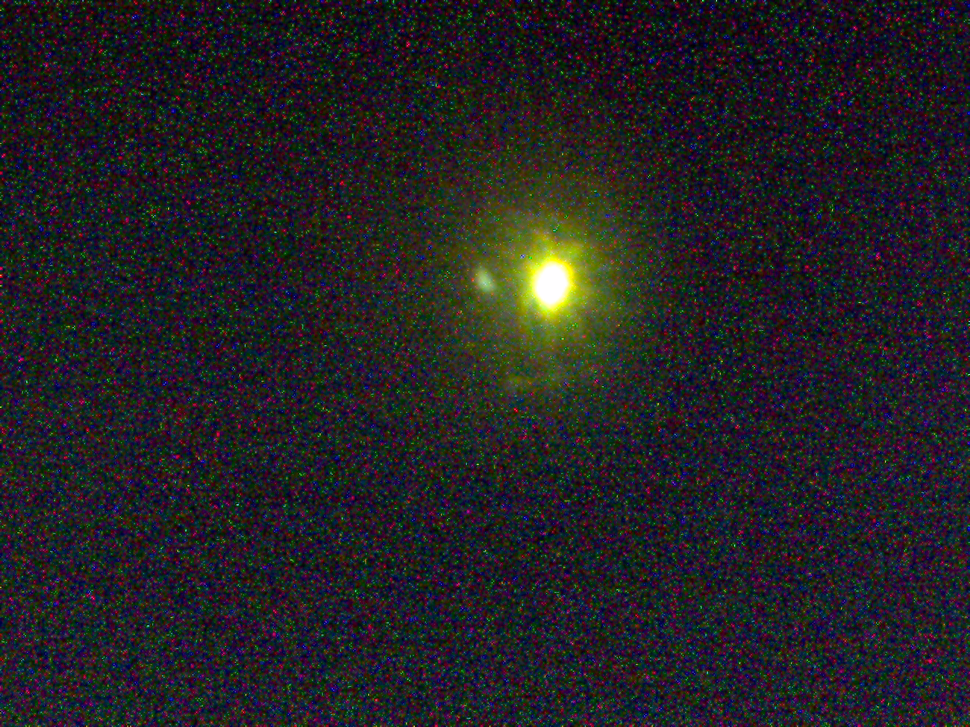
#> input picture testing/pointlight/0degpolarisation_dualpinwpol.bmp, 970 x 727 px, shrunk from 1280 x 960 before the run, found by its file name
$ python psfgen.py
#> lines starting #> are read from the running program, lines starting #| are printed output that depends on the picture
import numpy as np
import cv2
import matplotlib.pyplot as plt

def load_image(path):
    return cv2.imread(path, cv2.IMREAD_GRAYSCALE)
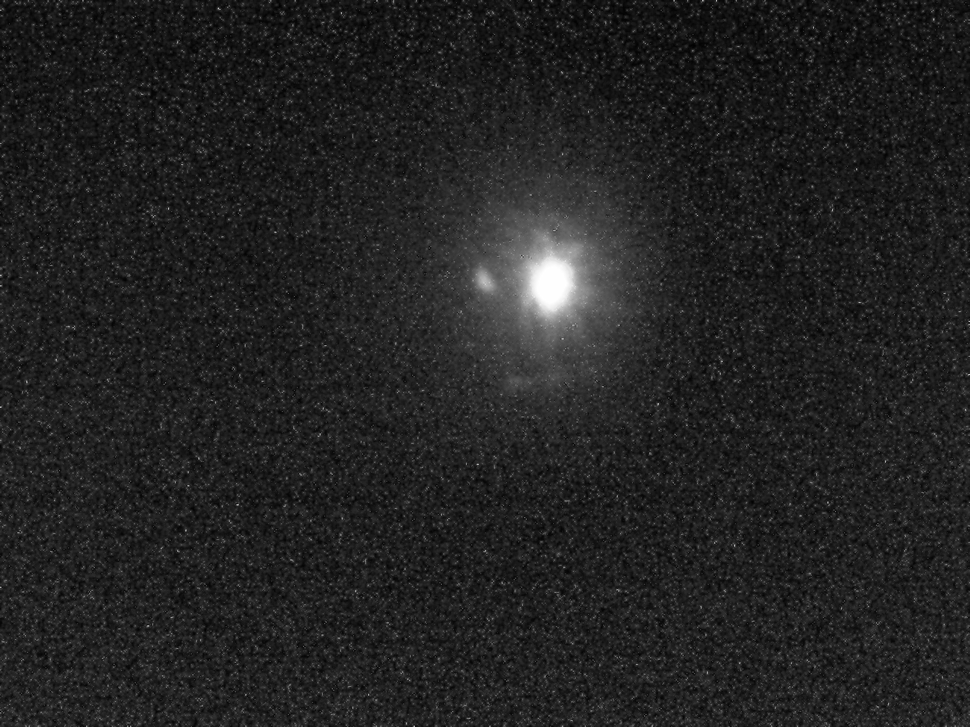
#> returned value: shape (727, 970); min 0, max 255, mean 34.2

def display_image_and_get_point(image):
    fig, ax = plt.subplots()
    ax.imshow(image, cmap='gray')
    ax.set_title("Click on the center of the visible light source")
    point = []

    def onclick(event):
        x, y = int(event.xdata), int(event.ydata)
        point.append((y, x))  # Note the order: (row, column)
        ax.plot(x, y, 'ro')  # Mark the selected point
        fig.canvas.draw()
        plt.close(fig)  # Close the figure after the click

    fig.canvas.mpl_connect('button_press_event', onclick)
    plt.show()
#> (the run stopped early here; a loop or call above may not have finished)

$ run again, with testing/pointlight/90degpolarisation_dualpinwpol.bmp copied over testing/pointlight/0degpolarisation_dualpinwpol.bmp
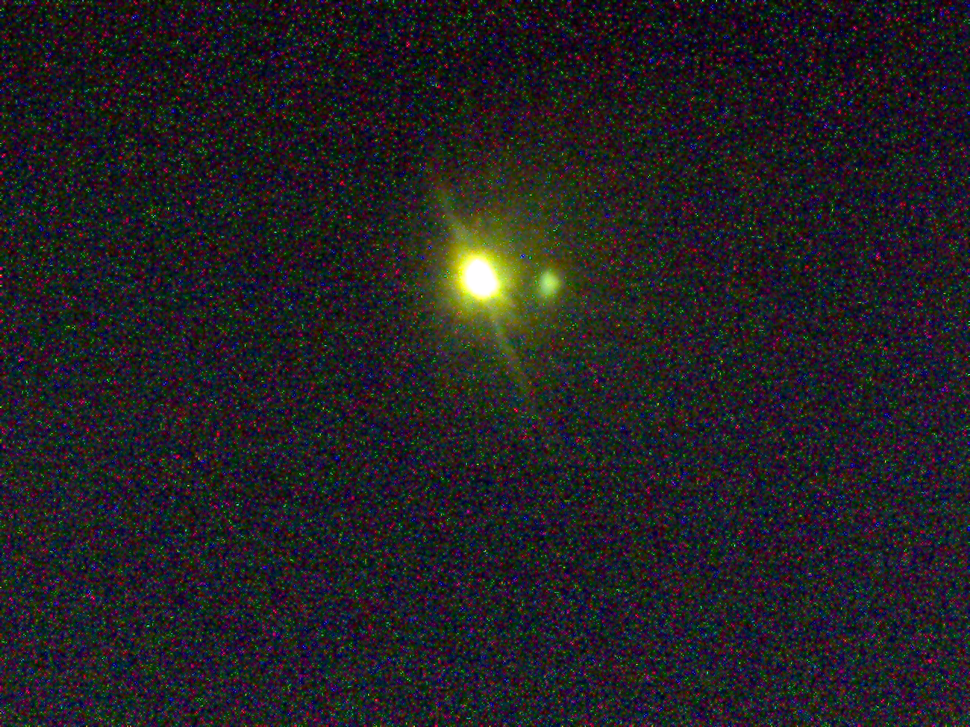
#> input picture testing/pointlight/90degpolarisation_dualpinwpol.bmp, 970 x 727 px, shrunk from 1280 x 960 before the run, found by its file name
#> in load_image, `return cv2.imread(path, cv2.IMREAD_GRAYSCALE)`:
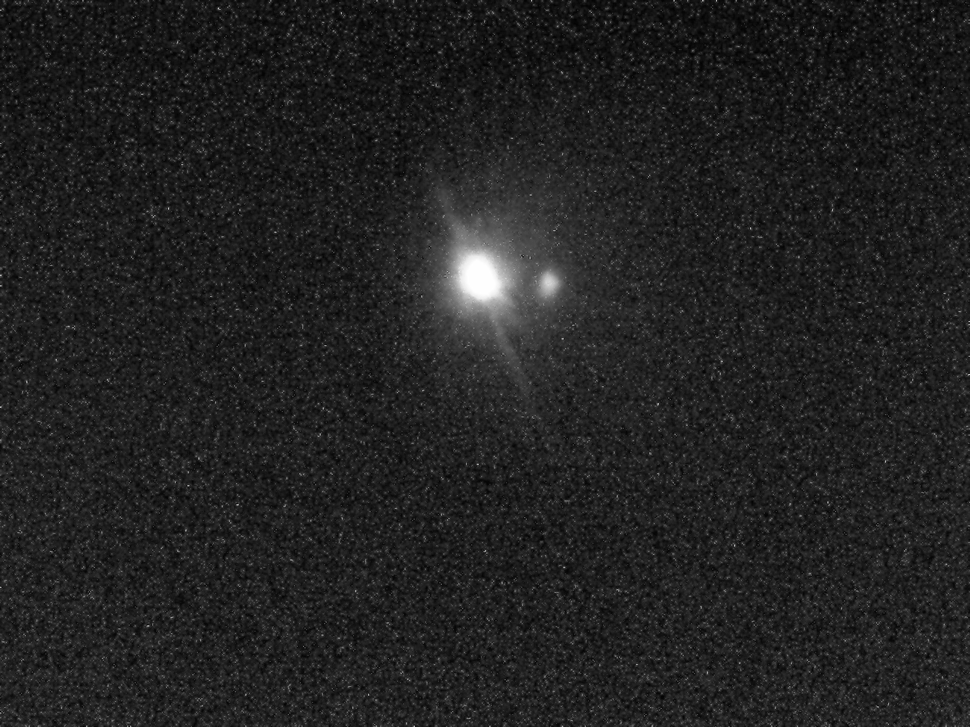
#> returned value: shape (727, 970); min 0, max 255, mean 33.5
